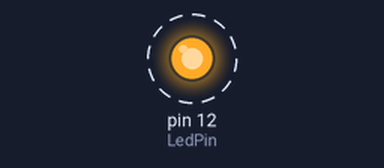
Bench run of a program on a simulated Raspberry Pi (header pin numbers). Shown: output pins drawn as LEDs (lit = HIGH). Dashed ring = blinking.

Above: at 0.05 s.
Timing chart, 0 to 3.0 s (numbered marks = the images above):
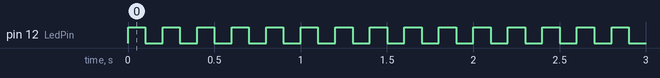

The program:

GPIO_1.py
```python
#!/usr/bin/env python
# -*- coding: utf-8 -*-

import RPi.GPIO as GPIO
import time

LedPin = 12

def blink( pin ):
    GPIO.output( pin, GPIO.HIGH )
    time.sleep( 0.1 )
    GPIO.output( pin, GPIO.LOW )
    time.sleep( 0.1 )
    return

GPIO.setmode( GPIO.BOARD )
GPIO.setup( LedPin, GPIO.OUT )

try:
    while True:
        blink( LedPin )
except KeyboardInterrupt:
    pass

GPIO.cleanup()
```

Measured:
- by itself, pin 12 (LedPin): alternates HIGH for 0.10 s and LOW for 0.10 s
